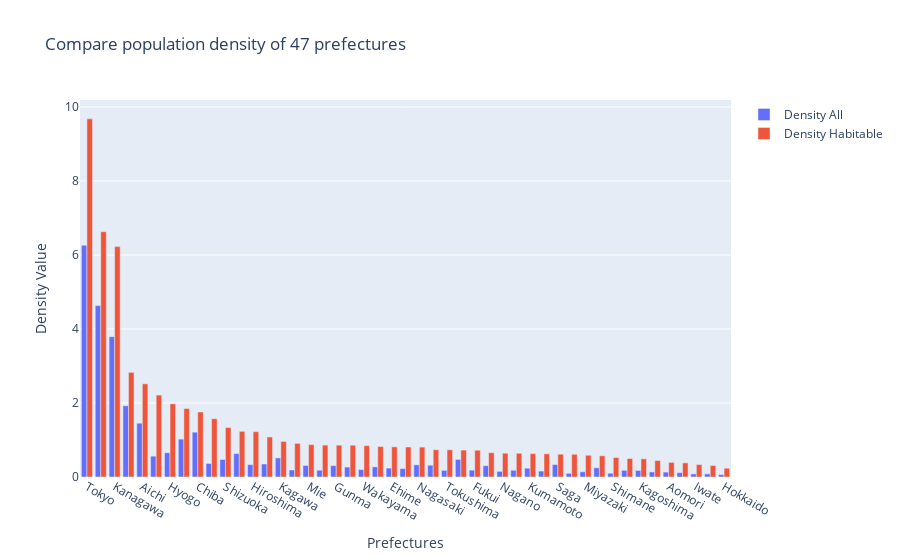

The notebook cell saved with this chart:
### Code cell
# draw group bar chart
fig = go.Figure(
    data=[
        go.Bar(
            name="Density All",
            x=df_pop.index,
            y=df_pop['Density_All'],
            offsetgroup=0,
        ),
        go.Bar(
            name="Density Habitable",
            x=df_pop.index,
            y=df_pop['Density_Habitable'],
            offsetgroup=1,
        ),
    ],
    layout=go.Layout(
        title="Compare population density of 47 prefectures",
        yaxis_title="Density Value",
        xaxis_title="Prefectures"
    )
)
fig.show()

### Figure 1 — Plotly figure (JSON) as saved in the notebook; plotly's stock layout.template omitted (floating-point values rounded to 4 significant figures)
{"data": [{"name": "Density All", "offsetgroup": "0", "type": "bar", "x": ["Tokyo", "Osaka", "Kanagawa", "Saitama", "Aichi", "Kyoto", "Hyogo", "Fukuoka", "Chiba", "Nara", "Shizuoka", "Okinawa", "Hiroshima", "Shiga", "Kagawa", "Gifu", "Mie", "Yamanashi", "Gunma", "Okayama", "Wakayama", "Ishikawa", "Ehime", "Yamaguchi", "Nagasaki", "Miyagi", "Tokushima", "Ibaraki", "Fukui", "Tochigi", "Nagano", "Oita", "Kumamoto", "Tottori", "Saga", "Kochi", "Miyazaki", "Toyama", "Shimane", "Niigata", "Kagoshima", "Fukushima", "Aomori", "Yamagata", "Iwate", "Akita", "Hokkaido"], "y": [6.264, 4.631, 3.791, 1.925, 1.455, 0.5635, 0.655, 1.024, 1.211, 0.3652, 0.4725, 0.6326, 0.3336, 0.3518, 0.5152, 0.1891, 0.3117, 0.1843, 0.3081, 0.268, 0.2, 0.274, 0.2403, 0.2263, 0.3277, 0.319, 0.1792, 0.4743, 0.1859, 0.3054, 0.1531, 0.1817, 0.2382, 0.1611, 0.3376, 0.1005, 0.1408, 0.2486, 0.1021, 0.1801, 0.177, 0.1365, 0.1325, 0.1182, 0.08216, 0.08558, 0.06377]}, {"name": "Density Habitable", "offsetgroup": "1", "type": "bar", "x": ["Tokyo", "Osaka", "Kanagawa", "Saitama", "Aichi", "Kyoto", "Hyogo", "Fukuoka", "Chiba", "Nara", "Shizuoka", "Okinawa", "Hiroshima", "Shiga", "Kagawa", "Gifu", "Mie", "Yamanashi", "Gunma", "Okayama", "Wakayama", "Ishikawa", "Ehime", "Yamaguchi", "Nagasaki", "Miyagi", "Tokushima", "Ibaraki", "Fukui", "Tochigi", "Nagano", "Oita", "Kumamoto", "Tottori", "Saga", "Kochi", "Miyazaki", "Toyama", "Shimane", "Niigata", "Kagoshima", "Fukushima", "Aomori", "Yamagata", "Iwate", "Akita", "Hokkaido"], "y": [9.678, 6.629, 6.226, 2.828, 2.518, 2.214, 1.977, 1.85, 1.757, 1.575, 1.337, 1.234, 1.224, 1.081, 0.9612, 0.9082, 0.8742, 0.8627, 0.86, 0.8594, 0.8475, 0.824, 0.8153, 0.8102, 0.8079, 0.7363, 0.7356, 0.7275, 0.7233, 0.6561, 0.6435, 0.6404, 0.6313, 0.6271, 0.6168, 0.6139, 0.5886, 0.573, 0.5273, 0.4999, 0.4908, 0.4463, 0.3957, 0.382, 0.3379, 0.3109, 0.2378]}], "layout": {"title": {"text": "Compare population density of 47 prefectures"}, "xaxis": {"title": {"text": "Prefectures"}}, "yaxis": {"title": {"text": "Density Value"}}}}
